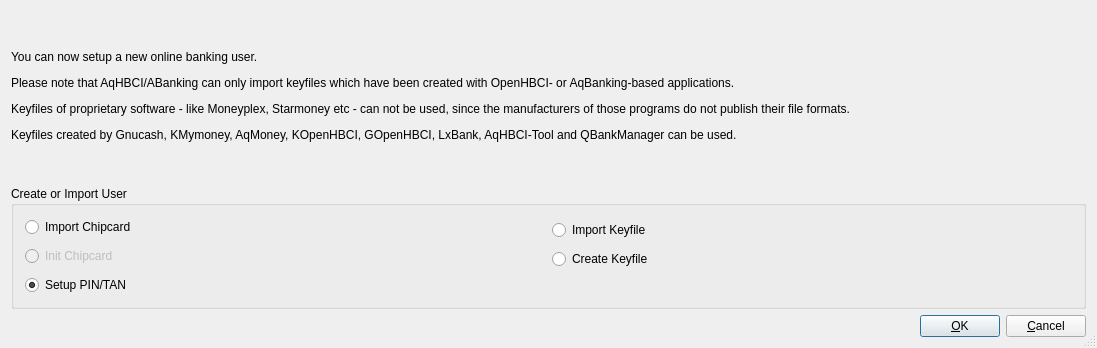
<?xml version="1.0" encoding="UTF-8"?>
<ui version="4.0">
 <class>SelectModeUi</class>
 <widget class="QDialog" name="SelectModeUi">
  <property name="geometry">
   <rect>
    <x>0</x>
    <y>0</y>
    <width>1097</width>
    <height>348</height>
   </rect>
  </property>
  <property name="windowTitle">
   <string>Create or Import User</string>
  </property>
  <property name="sizeGripEnabled">
   <bool>true</bool>
  </property>
  <layout class="QVBoxLayout">
   <item>
    <spacer name="spacer2_2">
     <property name="orientation">
      <enum>Qt::Vertical</enum>
     </property>
     <property name="sizeType">
      <enum>QSizePolicy::Expanding</enum>
     </property>
     <property name="sizeHint" stdset="0">
      <size>
       <width>20</width>
       <height>20</height>
      </size>
     </property>
    </spacer>
   </item>
   <item>
    <widget class="QLabel" name="textLabel1">
     <property name="text">
      <string>&lt;qt&gt;&lt;p&gt;You can now setup a new online banking user.&lt;/p&gt;
&lt;p&gt;Please note that AqHBCI/ABanking can only import keyfiles which have been created with OpenHBCI- or AqBanking-based applications.&lt;/p&gt;
&lt;p&gt;Keyfiles of proprietary software - like Moneyplex, Starmoney etc - can not be used, since the manufacturers of those programs do not publish their file formats.&lt;/p&gt;
&lt;p&gt;Keyfiles created by Gnucash, KMymoney, AqMoney, KOpenHBCI, GOpenHBCI, LxBank, AqHBCI-Tool and QBankManager can be used.&lt;/p&gt;
&lt;/qt&gt;</string>
     </property>
     <property name="wordWrap">
      <bool>false</bool>
     </property>
    </widget>
   </item>
   <item>
    <spacer name="spacer2">
     <property name="orientation">
      <enum>Qt::Vertical</enum>
     </property>
     <property name="sizeType">
      <enum>QSizePolicy::Expanding</enum>
     </property>
     <property name="sizeHint" stdset="0">
      <size>
       <width>20</width>
       <height>20</height>
      </size>
     </property>
    </spacer>
   </item>
   <item>
    <widget class="Q3ButtonGroup" name="buttonGroup1">
     <property name="title">
      <string>Create or Import User</string>
     </property>
     <layout class="QGridLayout">
      <item row="0" column="1" rowspan="2">
       <widget class="QRadioButton" name="importFileRadio">
        <property name="toolTip">
         <string>Import an existing keyfile</string>
        </property>
        <property name="text">
         <string>Import Keyfile</string>
        </property>
       </widget>
      </item>
      <item row="2" column="1">
       <widget class="QRadioButton" name="createFileRadio">
        <property name="toolTip">
         <string>Create a new keyfile</string>
        </property>
        <property name="text">
         <string>Create Keyfile</string>
        </property>
       </widget>
      </item>
      <item row="0" column="0">
       <widget class="QRadioButton" name="importCardRadio">
        <property name="toolTip">
         <string>Use with DDV cards or personalized RSA cards</string>
        </property>
        <property name="text">
         <string>Import Chipcard</string>
        </property>
       </widget>
      </item>
      <item row="3" column="0">
       <widget class="QRadioButton" name="pinTanRadio">
        <property name="text">
         <string>Setup PIN/TAN</string>
        </property>
        <property name="checked">
         <bool>true</bool>
        </property>
       </widget>
      </item>
      <item row="1" column="0" rowspan="2">
       <widget class="QRadioButton" name="initCardRadio">
        <property name="enabled">
         <bool>false</bool>
        </property>
        <property name="toolTip">
         <string>Use with completely new RSA cards</string>
        </property>
        <property name="text">
         <string>Init Chipcard</string>
        </property>
       </widget>
      </item>
     </layout>
    </widget>
   </item>
   <item>
    <layout class="QHBoxLayout">
     <property name="spacing">
      <number>6</number>
     </property>
     <property name="margin">
      <number>0</number>
     </property>
     <item>
      <spacer name="Horizontal Spacing2">
       <property name="orientation">
        <enum>Qt::Horizontal</enum>
       </property>
       <property name="sizeType">
        <enum>QSizePolicy::Expanding</enum>
       </property>
       <property name="sizeHint" stdset="0">
        <size>
         <width>20</width>
         <height>20</height>
        </size>
       </property>
      </spacer>
     </item>
     <item>
      <widget class="QPushButton" name="buttonOk">
       <property name="text">
        <string>&amp;OK</string>
       </property>
       <property name="shortcut">
        <string/>
       </property>
       <property name="autoDefault">
        <bool>true</bool>
       </property>
       <property name="default">
        <bool>true</bool>
       </property>
      </widget>
     </item>
     <item>
      <widget class="QPushButton" name="buttonCancel">
       <property name="text">
        <string>&amp;Cancel</string>
       </property>
       <property name="shortcut">
        <string/>
       </property>
       <property name="autoDefault">
        <bool>true</bool>
       </property>
      </widget>
     </item>
    </layout>
   </item>
  </layout>
 </widget>
 <layoutdefault spacing="6" margin="11"/>
 <pixmapfunction>qPixmapFromMimeSource</pixmapfunction>
 <customwidgets>
  <customwidget>
   <class>Q3GroupBox</class>
   <extends>QGroupBox</extends>
   <header>Qt3Support/Q3GroupBox</header>
   <container>1</container>
  </customwidget>
  <customwidget>
   <class>Q3ButtonGroup</class>
   <extends>Q3GroupBox</extends>
   <header>Qt3Support/Q3ButtonGroup</header>
   <container>1</container>
  </customwidget>
 </customwidgets>
 <tabstops>
  <tabstop>importCardRadio</tabstop>
  <tabstop>importFileRadio</tabstop>
  <tabstop>initCardRadio</tabstop>
  <tabstop>createFileRadio</tabstop>
  <tabstop>pinTanRadio</tabstop>
  <tabstop>buttonOk</tabstop>
  <tabstop>buttonCancel</tabstop>
 </tabstops>
 <resources/>
 <connections>
  <connection>
   <sender>buttonOk</sender>
   <signal>clicked()</signal>
   <receiver>SelectModeUi</receiver>
   <slot>accept()</slot>
   <hints>
    <hint type="sourcelabel">
     <x>20</x>
     <y>20</y>
    </hint>
    <hint type="destinationlabel">
     <x>20</x>
     <y>20</y>
    </hint>
   </hints>
  </connection>
  <connection>
   <sender>buttonCancel</sender>
   <signal>clicked()</signal>
   <receiver>SelectModeUi</receiver>
   <slot>reject()</slot>
   <hints>
    <hint type="sourcelabel">
     <x>20</x>
     <y>20</y>
    </hint>
    <hint type="destinationlabel">
     <x>20</x>
     <y>20</y>
    </hint>
   </hints>
  </connection>
 </connections>
</ui>
